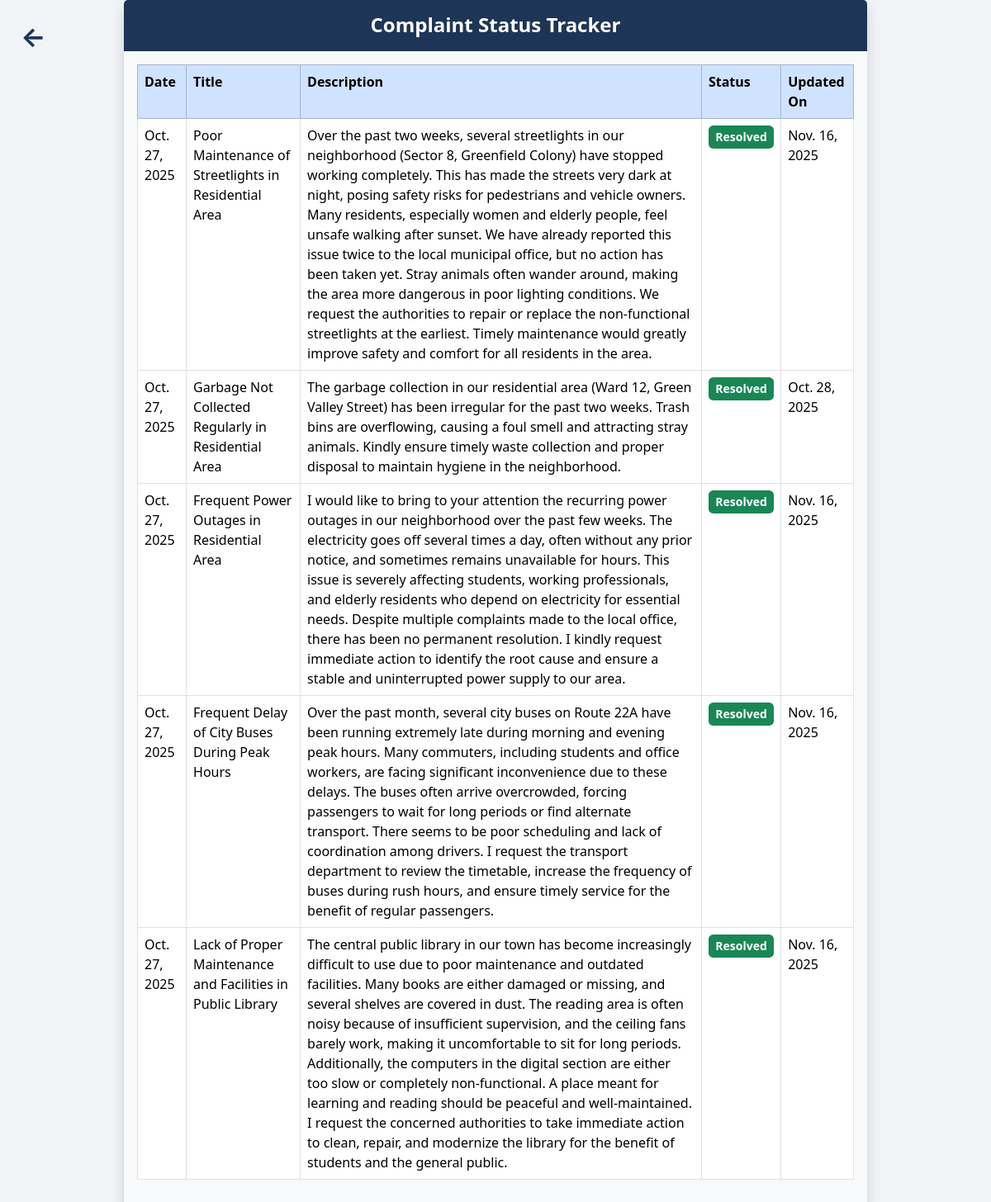
The page /submitted_complaints/ (signed in) on the database its author committed.
### complaint_manager_app/models.py (models this page shows, shortened)
class Complaint(models.Model):
    STATUS_CHOICES = [
        ('pending','Pending'),
        ('in_progress','In progress'),
        ('resolved','Resolved'),
    ]
    user = models.ForeignKey(User, on_delete=models.CASCADE, null=True, blank=True)
    name = models.CharField(max_length=100)
    email = models.EmailField(max_length=100)
    subject = models.CharField(max_length=100)
    description = models.TextField()
    created_at = models.DateField(auto_now_add=True)
    updated_at = models.DateField(auto_now=True)
    status= models.CharField(max_length=20, choices=STATUS_CHOICES, default='pending')

### complaint_manager_app/views.py (the view)
# urls.py: path('submitted_complaints/', views.submitted_complaints,name="submitted_complaints"),
@login_required
def submitted_complaints(request):
    mycomplaints = Complaint.objects.filter(user=request.user)
    return render(request, 'submitted_complaints.html', {"mycomplaints": mycomplaints})

### complaint_manager_app/templates/submitted_complaints.html (shortened to what this page needs)
{% extends "master.html" %}
{% load static %}
{% block content %}
<a href="{% url 'user_dashboard' %}" class="back-arrow">←</a>
<div class="container d-flex justify-content-center align-items-center min-vh-100">
  <div class="card shadow border-0 w-100" style="max-width: 900px;">
    <div class="card-header text-white text-center py-3" style="background-color: #1d3557;">
      <h4 class="mb-0 fw-semibold">Complaint Status Tracker</h4>
    </div>
    <div class="card-body bg-light">
      <div class="table-responsive">
        <table class="table table-bordered text-start align-top">
          <thead class="table-primary">
            <tr>
              <th>Date</th>
              <th>Title</th>
              <th>Description</th>
              <th>Status</th>
              <th>Updated On</th>
            </tr>
          </thead>
          <tbody>
            {% for x in mycomplaints %}
            <tr>
              <td>{{ x.created_at }}</td>
              <td>{{ x.subject }}</td>
              <td>{{ x.description }}</td>
              <td>
                {% if x.status|lower == 'pending' %}
                  <span class="status-badge bg-warning text-dark fw-bold">Pending</span>
                {% elif x.status|lower == 'in progress' or x.status|lower == 'in_progress' %}
                  <span class="status-badge bg-info text-white fw-bold">In Progress</span>
                {% elif x.status|lower == 'resolved' %}
                  <span class="status-badge bg-success text-white fw-bold">Resolved</span>
                {% endif %}
              </td>
              <td>{{ x.updated_at }}</td>
            </tr>
            {% empty %}
            <tr><td colspan="6" class="text-muted">No complaints submitted</td></tr>
            {% endfor %}
          </tbody>
        </table>
      </div>
    </div>
  </div>
</div>
{% endblock %}

### complaint_manager_app/templates/submitted_complaints.html (style rules this page uses)
body { background-color: #f1f3f6; }
.back-arrow { position: absolute; top: 20px; left: 25px; font-size: 2rem; color: #1d3557; text-decoration: none; font-weight: bold; }
.table th, .table td { vertical-align: top !important; text-align: left !important; }
.status-badge { display: inline-block; padding: 0.25em 0.6em; border-radius: 0.35rem; font-size: 0.875rem; }

### rows shown on the page
Complaint: created_at "Oct. 27, 2025", subject "Poor Maintenance of Streetlights in Residential Area", description "Over the past two weeks, several streetlights in our neighborhood (Sector 8, Greenfield Colony) have stopped working completely. This has made the streets very dark at night, posing safety risks for pedestrians and vehicle owners. Many residents, especially women and elderly people, feel unsafe walking after sunset. We have already reported this issue twice to the local municipal office, but no action has been taken yet. Stray animals often wander around, making the area more dangerous in poor lighting conditions. We request the authorities to repair or replace the non-functional streetlights at the earliest. Timely maintenance would greatly improve safety and comfort for all residents in…", status "Resolved", updated_at "Nov. 16, 2025"
Complaint: created_at "Oct. 27, 2025", subject "Garbage Not Collected Regularly in Residential Area", description "The garbage collection in our residential area (Ward 12, Green Valley Street) has been irregular for the past two weeks. Trash bins are overflowing, causing a foul smell and attracting stray animals. Kindly ensure timely waste collection and proper disposal to maintain hygiene in the neighborhood.", status "Resolved", updated_at "Oct. 28, 2025"
Complaint: created_at "Oct. 27, 2025", subject "Frequent Power Outages in Residential Area", description "I would like to bring to your attention the recurring power outages in our neighborhood over the past few weeks. The electricity goes off several times a day, often without any prior notice, and sometimes remains unavailable for hours. This issue is severely affecting students, working professionals, and elderly residents who depend on electricity for essential needs. Despite multiple complaints made to the local office, there has been no permanent resolution. I kindly request immediate action to identify the root cause and ensure a stable and uninterrupted power supply to our area.", status "Resolved", updated_at "Nov. 16, 2025"
Complaint: created_at "Oct. 27, 2025", subject "Frequent Delay of City Buses During Peak Hours", description "Over the past month, several city buses on Route 22A have been running extremely late during morning and evening peak hours. Many commuters, including students and office workers, are facing significant inconvenience due to these delays. The buses often arrive overcrowded, forcing passengers to wait for long periods or find alternate transport. There seems to be poor scheduling and lack of coordination among drivers. I request the transport department to review the timetable, increase the frequency of buses during rush hours, and ensure timely service for the benefit of regular passengers.", status "Resolved", updated_at "Nov. 16, 2025"
Complaint: created_at "Oct. 27, 2025", subject "Lack of Proper Maintenance and Facilities in Public Library", description "The central public library in our town has become increasingly difficult to use due to poor maintenance and outdated facilities. Many books are either damaged or missing, and several shelves are covered in dust. The reading area is often noisy because of insufficient supervision, and the ceiling fans barely work, making it uncomfortable to sit for long periods. Additionally, the computers in the digital section are either too slow or completely non-functional. A place meant for learning and reading should be peaceful and well-maintained. I request the concerned authorities to take immediate action to clean, repair, and modernize the library for the benefit of students and the general public.", status "Resolved", updated_at "Nov. 16, 2025"
